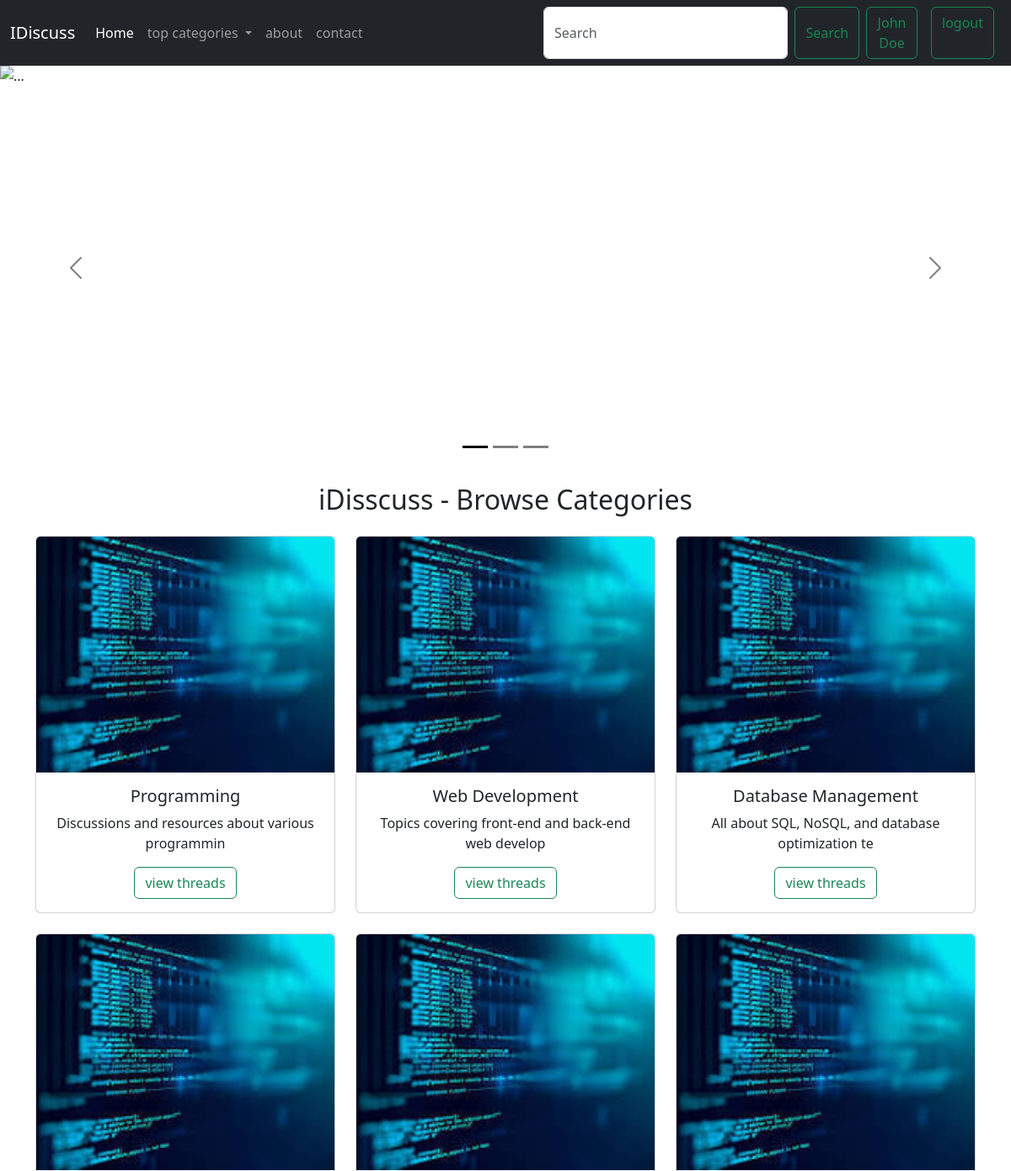
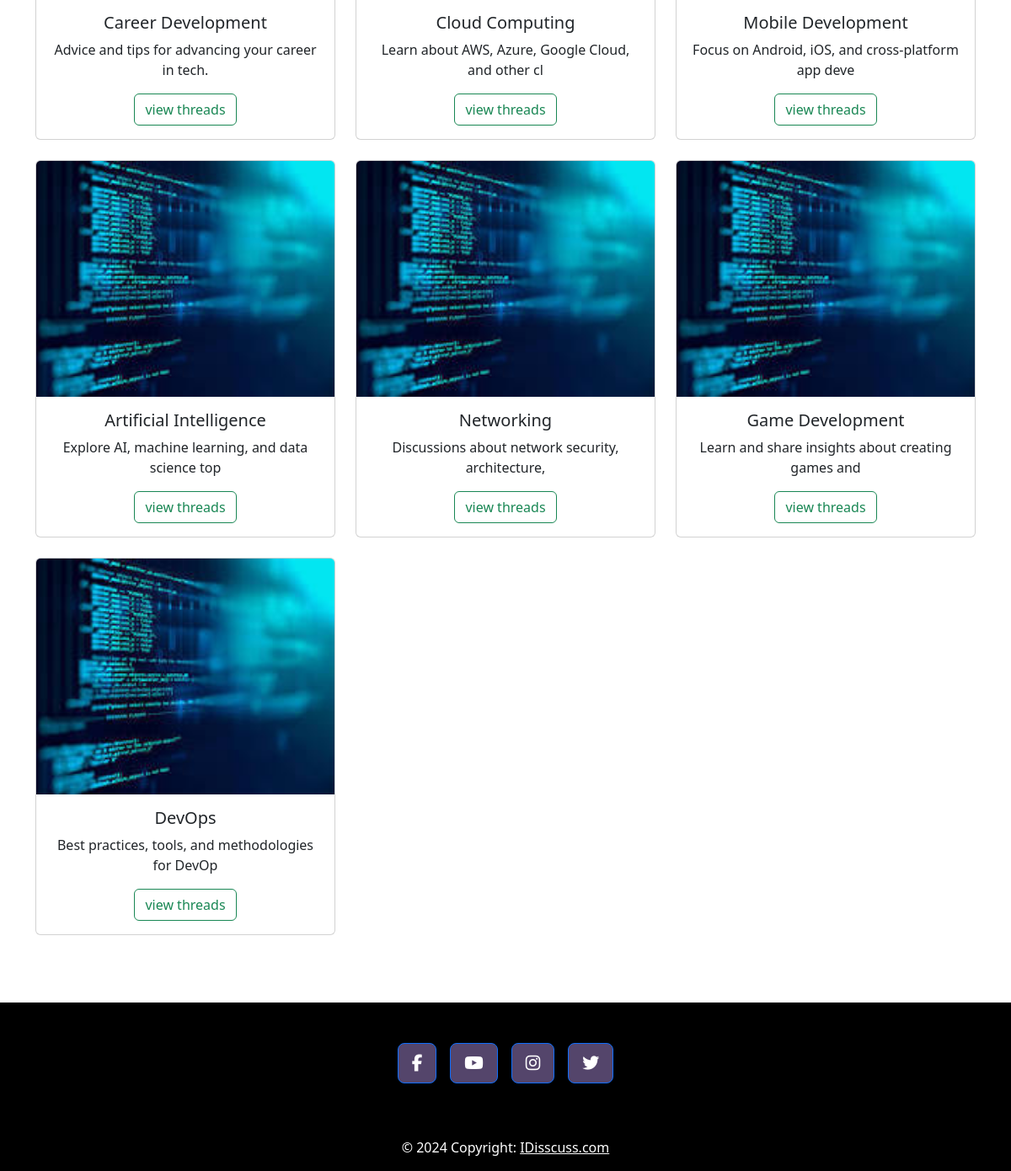
The app's page / (signed in) with its own data (2 pictures, top to bottom).
### tables this page shows
CREATE TABLE `categories` (
  `cat_id` int(11) NOT NULL,
  `cat_title` varchar(99) NOT NULL,
  `cat_description` text NOT NULL
);

### index.php (the view, shortened to what this page needs)
<?php
include('partials/_header.php');
include('partials/_connection.php');
?>
<div id="carouselExampleDark" class="carousel carousel-dark slide">
    <div class="carousel-indicators">
        <button type="button" data-bs-target="#carouselExampleDark" data-bs-slide-to="0" class="active" aria-current="true" aria-label="Slide 1"></button>
        <button type="button" data-bs-target="#carouselExampleDark" data-bs-slide-to="1" aria-label="Slide 2"></button>
        <button type="button" data-bs-target="#carouselExampleDark" data-bs-slide-to="2" aria-label="Slide 3"></button>
    </div>
    <div class="carousel-inner">
        <div class="carousel-item active" data-bs-interval="10000">
            <img src="https://plus.unsplash.com/premium_photo-1661369089329-d89031837cdf?w=500&auto=format&fit=crop&q=60&ixlib=rb-4.0.3&ixid=M3wxMjA3fDB8MHxzZWFyY2h8NXx8Y29kaW5nfGVufDB8fDB8fHww" class="d-block w-100 " style="height: 60vh; object-fit:cover" alt="...">
            <div class="carousel-caption d-none d-md-block">
            </div>
        </div>
    </div>
    <button class="carousel-control-prev" type="button" data-bs-target="#carouselExampleDark" data-bs-slide="prev">
        <span class="carousel-control-prev-icon" aria-hidden="true"></span>
    </button>
    <button class="carousel-control-next" type="button" data-bs-target="#carouselExampleDark" data-bs-slide="next">
        <span class="carousel-control-next-icon" aria-hidden="true"></span>
    </button>
</div>
<div class="container text-center pt-3 pb-5">
    <h2>iDisscuss - Browse Categories</h2>
    <div class="row row-cols-1 row-cols-md-3 g-4 pt-3">
        <?php
        $result = mysqli_query($con, "SELECT * FROM `categories`");
        while ($row = mysqli_fetch_row($result)) {
            $cat_id = $row['0'];
            $cat_title = $row['1'];
            $cat_desc = $row['2'];
            $short_cat_desc = substr($cat_desc, 0, 50);
        ?>
            <div class="col">
                <div class="card">
                    <img src="images/image1.jpg" style="height: 35vh;" class="card-img-top" alt="Hollywood Sign on The Hill" />
                    <div class="card-body">
                        <h5 class="card-title"><?php echo $cat_title; ?></h5>
                        <p class="card-text">
                            <?php echo $short_cat_desc ?>
                        </p>
                        <a href="threads_list.php?catID=<?php echo $cat_id; ?>" class="btn btn-outline-success">view threads</a>
                    </div>
                </div>
            </div>
        <?php
        }
        ?>
    </div>
</div>
<?php
include('partials/_footer.php');
?>

### records on screen
categories: cat_title "Programming", cat_description "Discussions and resources about various programmin"
categories: cat_title "Web Development", cat_description "Topics covering front-end and back-end web develop"
categories: cat_title "Database Management", cat_description "All about SQL, NoSQL, and database optimization te"
categories: cat_title "Career Development", cat_description "Advice and tips for advancing your career in tech."
categories: cat_title "Cloud Computing", cat_description "Learn about AWS, Azure, Google Cloud, and other cl"
categories: cat_title "Mobile Development", cat_description "Focus on Android, iOS, and cross-platform app deve"
categories: cat_title "Artificial Intelligence", cat_description "Explore AI, machine learning, and data science top"
categories: cat_title "Networking", cat_description "Discussions about network security, architecture,"
categories: cat_title "Game Development", cat_description "Learn and share insights about creating games and"
categories: cat_title "DevOps", cat_description "Best practices, tools, and methodologies for DevOp"

### other values on screen
$_SESSION['name'] "John Doe"
